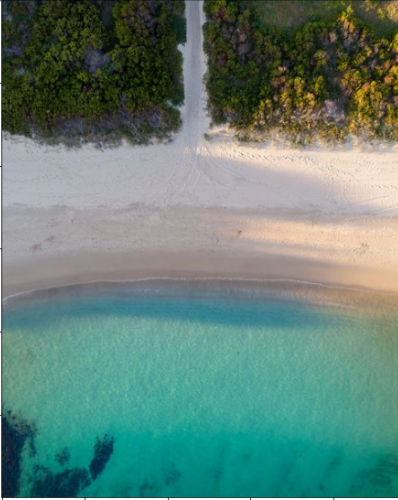
#> input picture Day 2/Session 2/beach_kmeans.png, 398 x 500 px
$ python Task3.py
#> lines starting #> are read from the running program, lines starting #| are printed output that depends on the picture
#Task: Write a program to execute K-means clustering for given image, used RGB coordinates.

import numpy as np                      # Import NumPy for numerical and array operations
import cv2                              # Import OpenCV for image processing and display

image = cv2.resize(
    cv2.imread(r"beach_kmeans.png"),
    (500, 500)
)
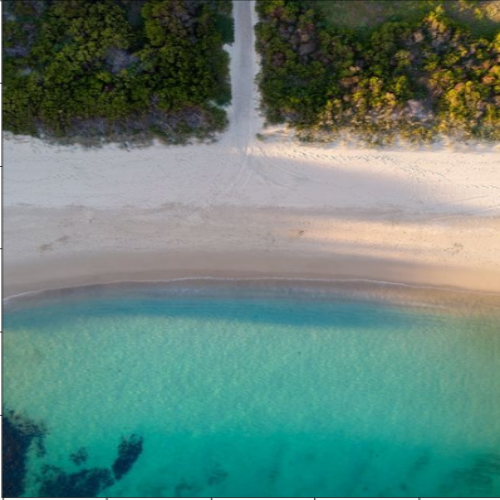
#> image: shape (500, 500, 3); mean B, G, R 118.5, 129.2, 98.5
# Read the image from the given path and resize it to 500x500 pixels

clustered = np.zeros_like(image)
# Create an empty image array to store the clustered (output) image

k = 10
# Number of clusters for K-means

centroids = [
    image[np.random.randint(0, 500), np.random.randint(0, 500)]
    for _ in range(k)
]
#> centroids = [[185, 176, 172], [83, 72, 72], [150, 151, 89], [184, 178, 183], [37, 46, 34], [120, 122, 133], [120, 109, 104], [19, 45, 53], [20, 114, 117], [143, 133, 65]]
# Randomly initialize k centroids by selecting random pixels from the image

print("Initial centroids:", centroids)  # Print the initial centroid RGB values
#> (printed output is left out)

for iteration in range(3):              # Run the K-means algorithm for a maximum of 3 iterations
    clusters = [[] for _ in range(k)]
    # Create empty lists to store pixel indices for each cluster

    print("Iteration", iteration)       # Print current iteration number

    for i in range(500):                # Loop over image rows
        for j in range(500):            # Loop over image columns
            dists = [
#> (the run stopped early here; a loop or call above may not have finished)
